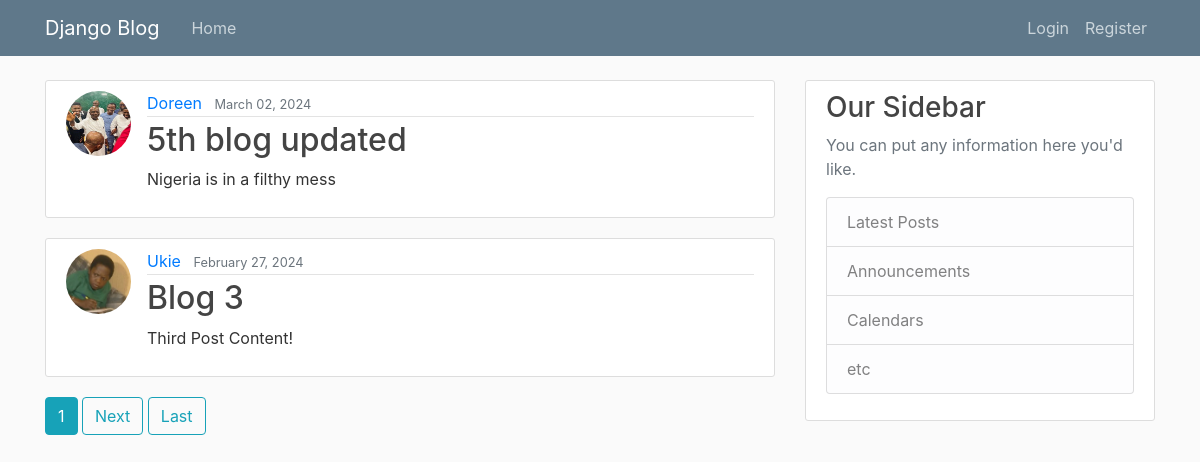
The page / on the database its author committed.
### blog/models.py (models this page shows, shortened)
class Post(models.Model):
	title = models.CharField(max_length=100)
	content = models.TextField()
	date_posted = models.DateTimeField(default=timezone.now)
	author = models.ForeignKey(User, on_delete=models.CASCADE)

### users/models.py (models this page shows, shortened)
class Profile(models.Model):
	user = models.OneToOneField(User, on_delete=models.CASCADE)
	image = models.ImageField(default='default.jpg', upload_to='profile_pics')

### blog/views.py (the view)
# urls.py: path('', PostListView.as_view(), name='blog-home'),
class PostListView(ListView):
	model = Post
	template_name = 'blog/home.html'
	context_object_name = 'posts'
	ordering = ['-date_posted']
	paginate_by = 2

### blog/templates/blog/home.html (shortened to what this page needs)
{% extends 'blog/base.html' %}
{% block content %}
	{% for post in posts %}
		<article class='media content-section'>
			<img class='rounded-circle article-img' src='{{ post.author.profile.image.url }}'>
			<div class='media-body'>
				<div class='article-metadata'>
					<a class='mr-2' href="{% url 'user-posts' post.author.username %}">{{ post.author }}</a>
					<small class='text-muted'>{{ post.date_posted|date:"F d, Y" }}</small>
				</div>
				<h2><a class='article-title' href="{% url 'post-detail' post.id %}">{{ post.title }}</a></h2>
				<p class='article-content'>{{ post.content }}</p>
			</div>
		</article>
	{% endfor %}
	{% if is_paginated %}
		{% for num in page_obj.paginator.page_range %}
			{% if page_obj.number == num %}
				<a class="btn btn-info mb-4" href="?page={{ num }}">{{ num }}</a>
			{% elif num > page_obj.number|add:'-3' and num < page_obj.number|add:'-3' %}
				<a class="btn btn-outline-info mb-4" href="?page={{ num }}">{{ num }}</a>
			{% endif %}
		{% endfor %}
		{% if page_obj.has_next %}
			<a class="btn btn-outline-info mb-4" href="?page={{ page_obj.next_page_number }}">Next</a>
			<a class="btn btn-outline-info mb-4" href="?page={{ page_obj.paginator.num_pages }}">Last</a>
		{% endif %}
	{% endif %}
{% endblock content %}

### blog/templates/blog/base.html (shortened to what this page needs)
{% load static %}
<!DOCTYPE html>
<html>
<head>
    <link rel="stylesheet" href="https://maxcdn.bootstrapcdn.com/bootstrap/4.0.0/css/bootstrap.min.css">
    <link rel="stylesheet" type="text/css" href="{% static 'blog/main.css' %}">
    <link rel="stylesheet" type="text/css" href="{% static 'blog/main.css' %}">
</head>
<body>
    <header class="site-header">
      <nav class="navbar navbar-expand-md navbar-dark bg-steel fixed-top">
        <div class="container">
          <a class="navbar-brand mr-4" href="{% url 'blog-home' %}">Django Blog</a>
          <div class="collapse navbar-collapse" id="navbarToggle">
            <div class="navbar-nav mr-auto">
              <a class="nav-item nav-link" href="{% url 'blog-home' %}">Home</a>
            </div>
            <div class="navbar-nav">
              {% if user.is_authenticated %}
                <a class="nav-item nav-link" href="{% url 'post-create' %}">New Post</a>
                <a class="nav-item nav-link" href="{% url 'profile' %}">Profile</a>
                 <a class="nav-item nav-link" href="{% url 'logout' %}">Logout</a>
              {% else %}
                <a class="nav-item nav-link" href="{% url 'login' %}">Login</a>
                <a class="nav-item nav-link" href="{% url 'register' %}">Register</a>
              {% endif %}
            </div>
          </div>
        </div>
      </nav>
    </header>
    <main role="main" class="container">
      <div class="row">
        <div class="col-md-8">
          {% block content %}{% endblock %}
        </div>
        <div class="col-md-4">
          <div class="content-section">
            <h3>Our Sidebar</h3>
            <p class='text-muted'>You can put any information here you'd like.
              <ul class="list-group">
                <li class="list-group-item list-group-item-light">Latest Posts</li>
                <li class="list-group-item list-group-item-light">Announcements</li>
                <li class="list-group-item list-group-item-light">Calendars</li>
                <li class="list-group-item list-group-item-light">etc</li>
              </ul>
            </p>
          </div>
        </div>
      </div>
    </main>
</body>
</html>

### blog/static/blog/main.css (style rules this page uses)
body { background: #fafafa; color: #333333; margin-top: 5rem; }
h1, h2, h3, h4, h5, h6 { color: #444444; }
ul { margin: 0; }
.bg-steel { background-color: #5f788a; }
.site-header .navbar-nav .nav-link { color: #cbd5db; }
.content-section { background: #ffffff; padding: 10px 20px; border: 1px solid #dddddd; border-radius: 3px; margin-bottom: 20px; }
.article-title { color: #444444; }
.article-content { white-space: pre-line; }
.article-img { height: 65px; width: 65px; margin-right: 16px; }
.article-metadata { padding-bottom: 1px; margin-bottom: 4px; border-bottom: 1px solid #e3e3e3 }

### rows shown on the page
Post: author.profile.image (picture), author "Doreen", date_posted "March 02, 2024", title "5th blog updated", content "Nigeria is in a filthy mess"
Post: author.profile.image (picture), author "Ukie", date_posted "February 27, 2024", title "Blog 3", content "Third Post Content!"

### other values the page prints
{{ num }} "1"
